Frame 1 (no input): blank canvas, image omitted
Frame 60 (no input): blank canvas, image omitted
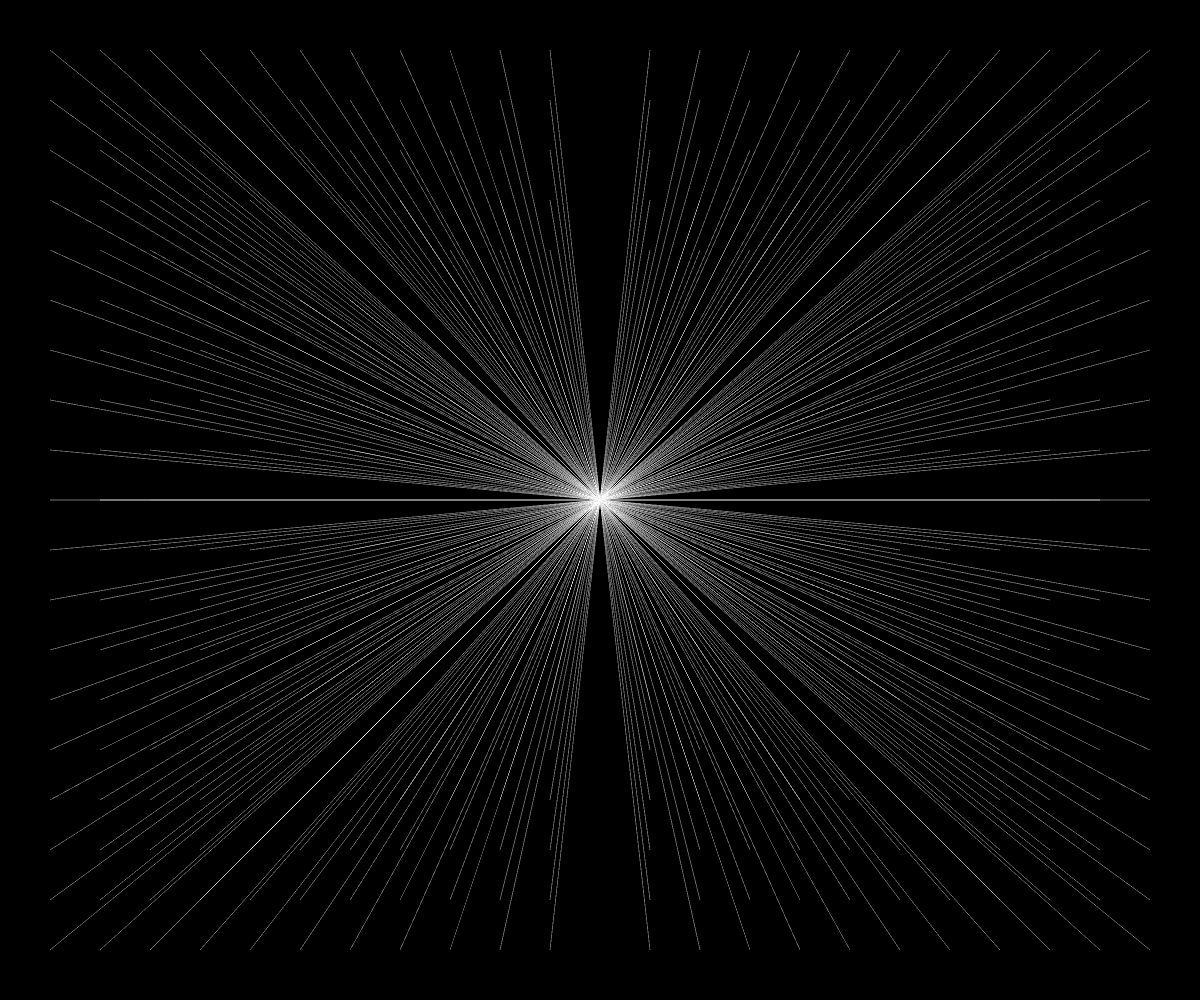
Frame 120 (the mouse pressed at the canvas centre since frame 60)

The p5.js sketch whose frames 1 and 60 were blank and that drew this single picture after the mouse press (run headless with seeded random() and noise() and a simulated clock; from frame 60 on, the mouse is pressed at the canvas centre):

// p5.js sketch
// ── sketch.js
/*
drawing sketch based on the loop example from Lauren McCarthy at the end of session 2 of this course:
https://www.kadenze.com/courses/introduction-to-programming-for-the-visual-arts-with-p5-js-vi
 */
function setup() {
  createCanvas(windowWidth,windowHeight);
  background(0);
}

function draw() {
  for(var x = 50; x <= width-50; x += 50){
    for(var y = 50; y <= height-50; y+=50){
      line(x,y,mouseX,mouseY);
    }
  }
}

function mousePressed(){
  stroke(200,3);
}

function mouseReleased(){
  noStroke();
}
